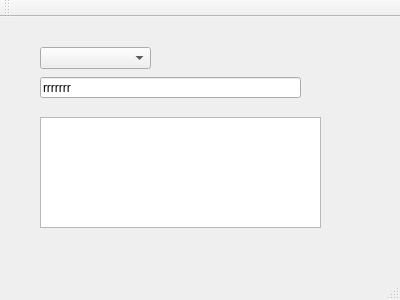
<?xml version="1.0" encoding="UTF-8"?>
<ui version="4.0">
 <class>MainWindow</class>
 <widget class="QMainWindow" name="MainWindow">
  <property name="geometry">
   <rect>
    <x>0</x>
    <y>0</y>
    <width>400</width>
    <height>300</height>
   </rect>
  </property>
  <property name="windowTitle">
   <string>MainWindow</string>
  </property>
  <widget class="QWidget" name="centralWidget">
   <widget class="QComboBox" name="comboBox">
    <property name="geometry">
     <rect>
      <x>40</x>
      <y>30</y>
      <width>111</width>
      <height>22</height>
     </rect>
    </property>
   </widget>
   <widget class="QLineEdit" name="lineEdit">
    <property name="geometry">
     <rect>
      <x>40</x>
      <y>60</y>
      <width>261</width>
      <height>21</height>
     </rect>
    </property>
    <property name="text">
     <string>rrrrrrr</string>
    </property>
    <property name="echoMode">
     <enum>QLineEdit::Normal</enum>
    </property>
   </widget>
   <widget class="QTextEdit" name="textEdit">
    <property name="geometry">
     <rect>
      <x>40</x>
      <y>100</y>
      <width>281</width>
      <height>111</height>
     </rect>
    </property>
   </widget>
  </widget>
  <widget class="QMenuBar" name="menuBar">
   <property name="geometry">
    <rect>
     <x>0</x>
     <y>0</y>
     <width>400</width>
     <height>23</height>
    </rect>
   </property>
  </widget>
  <widget class="QToolBar" name="mainToolBar">
   <attribute name="toolBarArea">
    <enum>TopToolBarArea</enum>
   </attribute>
   <attribute name="toolBarBreak">
    <bool>false</bool>
   </attribute>
  </widget>
  <widget class="QStatusBar" name="statusBar"/>
 </widget>
 <layoutdefault spacing="6" margin="11"/>
 <resources/>
 <connections/>
</ui>
